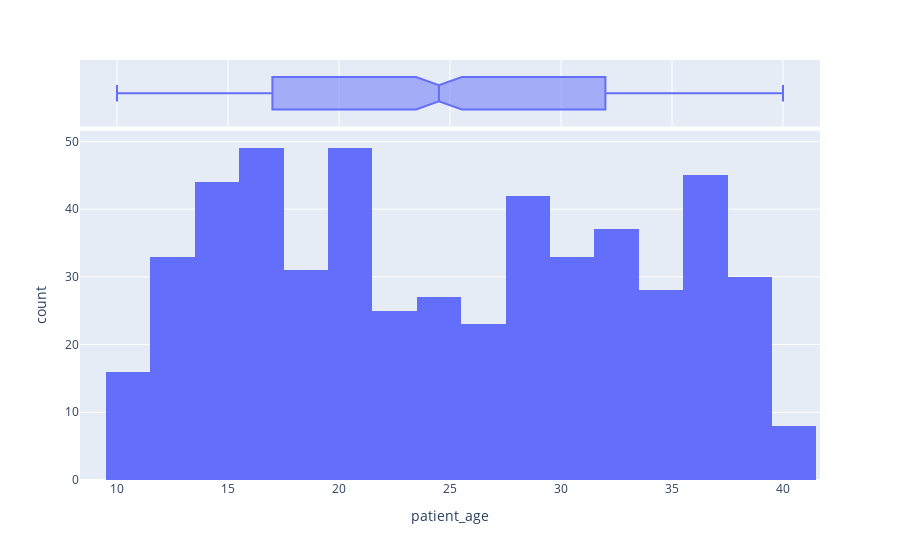

The notebook cell this image was saved under:
### Code cell
px.histogram(simulated_dataframe, x="patient_age", marginal="box")

### Figure 1 — Plotly figure (JSON) as saved in the notebook; plotly's stock layout.template omitted (floating-point values rounded to 4 significant figures; data arrays with more than 128 entries replaced by an {"elided": "..."} marker saying what was removed)
{"data": [{"alignmentgroup": "True", "bingroup": "x", "hovertemplate": "patient_age=%{x}<br>count=%{y}<extra></extra>", "legendgroup": "", "marker": {"color": "#636efa", "pattern": {"shape": ""}}, "name": "", "offsetgroup": "", "orientation": "v", "showlegend": false, "type": "histogram", "x": {"elided": "520 int values"}, "xaxis": "x", "yaxis": "y"}, {"alignmentgroup": "True", "hovertemplate": "patient_age=%{x}<extra></extra>", "legendgroup": "", "marker": {"color": "#636efa"}, "name": "", "notched": true, "offsetgroup": "", "showlegend": false, "type": "box", "x": {"elided": "520 int values"}, "xaxis": "x2", "yaxis": "y2"}], "layout": {"barmode": "relative", "legend": {"tracegroupgap": 0}, "margin": {"t": 60}, "xaxis": {"anchor": "y", "domain": [0, 1], "title": {"text": "patient_age"}}, "xaxis2": {"anchor": "y2", "domain": [0, 1], "matches": "x", "showgrid": true, "showticklabels": false}, "yaxis": {"anchor": "x", "domain": [0, 0.8316], "title": {"text": "count"}}, "yaxis2": {"anchor": "x2", "domain": [0.8416, 1], "matches": "y2", "showgrid": false, "showline": false, "showticklabels": false, "ticks": ""}}}
